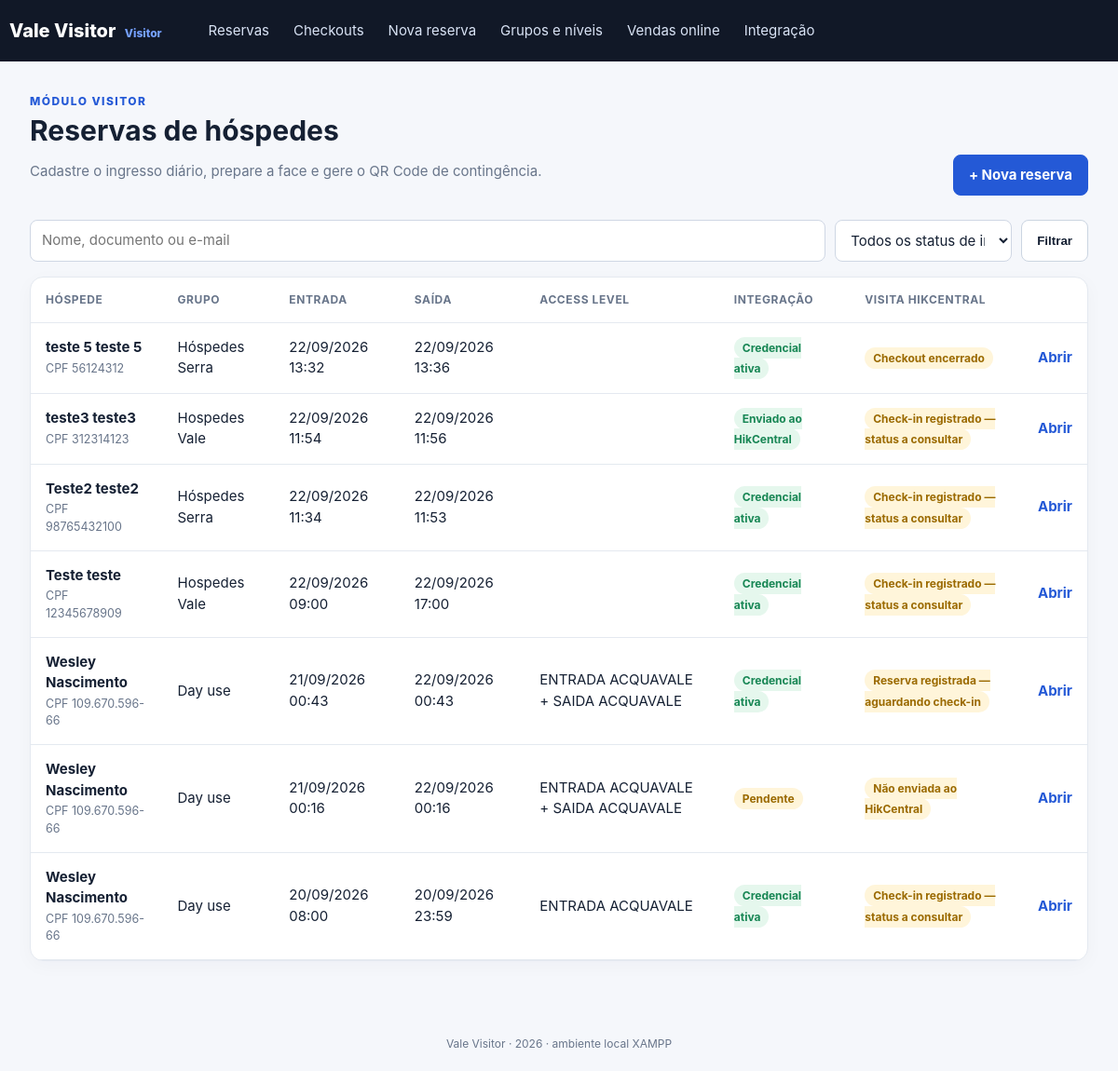
The page / on the database its author committed.
### tables this page shows
CREATE TABLE IF NOT EXISTS reservations (
    id BIGINT UNSIGNED AUTO_INCREMENT PRIMARY KEY,
    first_name VARCHAR(120) NOT NULL,
    last_name VARCHAR(120) NOT NULL,
    email VARCHAR(190) NULL,
    phone VARCHAR(40) NULL,
    group_id INT UNSIGNED NULL,
    access_level_id INT UNSIGNED NULL,
    entry_at DATETIME NOT NULL,
    exit_at DATETIME NOT NULL,
    document_type ENUM('CPF','RG','CNH','OUTRO') NULL,
    document_number VARCHAR(80) NULL,
    gender ENUM('F','M','N') NULL,
    photo_path VARCHAR(255) NULL,
    qr_token CHAR(48) NOT NULL UNIQUE,
    qr_payload VARCHAR(255) NOT NULL,
    status ENUM('PENDING','SENT','ACTIVE','ERROR','CANCELLED') NOT NULL DEFAULT 'PENDING',
    visitor_flow_status ENUM('REGISTERED','CHECKED_IN') NOT NULL DEFAULT 'REGISTERED',
    hcp_reference VARCHAR(190) NULL,
    hcp_visitor_id VARCHAR(190) NULL,
    hcp_appoint_code VARCHAR(190) NULL,
    hcp_qr_image_path VARCHAR(255) NULL,
    hcp_last_error TEXT NULL,
    hcp_registration_id VARCHAR(190) NULL,
    hcp_assigned_level_id VARCHAR(190) NULL,
    hcp_delivery_state VARCHAR(24) NULL,
    hcp_delivery_report LONGTEXT NULL,
    hcp_delivery_verified_at DATETIME NULL,
    hcp_checkout_state VARCHAR(24) NULL,
    hcp_checkout_report LONGTEXT NULL,
    hcp_checkout_at DATETIME NULL,
    hcp_visit_state VARCHAR(32) NULL,
    hcp_visit_status_checked_at DATETIME NULL,
    source_system VARCHAR(60) NULL,
    source_order_code VARCHAR(64) NULL,
    source_ticket_code VARCHAR(64) NULL,
    created_at TIMESTAMP NOT NULL DEFAULT CURRENT_TIMESTAMP,
    updated_at TIMESTAMP NOT NULL DEFAULT CURRENT_TIMESTAMP ON UPDATE CURRENT_TIMESTAMP,
    CONSTRAINT fk_res_group FOREIGN KEY (group_id) REFERENCES guest_groups(id) ON DELETE SET NULL,
    CONSTRAINT fk_res_access FOREIGN KEY (access_level_id) REFERENCES access_levels(id) ON DELETE SET NULL,
    INDEX idx_res_dates (entry_at, exit_at),
    INDEX idx_res_status (status),
    INDEX idx_res_name (last_name, first_name),
    UNIQUE KEY uq_res_source_ticket (source_system, source_ticket_code)
);

CREATE TABLE IF NOT EXISTS guest_groups (
    id INT UNSIGNED AUTO_INCREMENT PRIMARY KEY,
    name VARCHAR(120) NOT NULL UNIQUE,
    active TINYINT(1) NOT NULL DEFAULT 1,
    created_at TIMESTAMP NOT NULL DEFAULT CURRENT_TIMESTAMP
);

### bootstrap.php (called while the page is built, shortened)
<?php
function db(): PDO {
    $pdo = new PDO(
        'mysql:host=' . DB_HOST . ';port=' . DB_PORT . ';dbname=' . DB_NAME . ';charset=utf8mb4',
        DB_USER,
        DB_PASS,
        [PDO::ATTR_ERRMODE => PDO::ERRMODE_EXCEPTION, PDO::ATTR_DEFAULT_FETCH_MODE => PDO::FETCH_ASSOC]
    );
    return $pdo;
}
function e(?string $value): string { return htmlspecialchars($value ?? '', ENT_QUOTES | ENT_SUBSTITUTE, 'UTF-8'); }
function status_label(string $status): string { return ['PENDING'=>'Pendente','SENT'=>'Enviado ao HikCentral','ACTIVE'=>'Credencial ativa','ERROR'=>'Erro na integração','CANCELLED'=>'Cancelado'][$status] ?? $status; }
function status_class(string $status): string { return strtolower($status); }
function visitor_state_label(?string $state, array $reservation = []): string {
    if (in_array($reservation['hcp_checkout_state'] ?? '', ['checked_out','already_closed'], true)) return 'Checkout encerrado';
    if (!empty($reservation['hcp_registration_id'])) return 'Check-in registrado — status a consultar';
    if (!empty($reservation['hcp_reference'])) return 'Reserva registrada — aguardando check-in';
    if (($reservation['status'] ?? '') === 'PENDING') return 'Não enviada ao HikCentral';
    return 'Status HikCentral não consultado';
}
function visitor_state_class(?string $state): string {
    return match ($state) {
        'checked_in','overdue'=>'active',
        'checked_out','auto_checked_out','self_checked_out','visited'=>'success',
        'reservation_failed'=>'error',
        default=>'pending',
    };
}

### index.php (the view, shortened to what this page needs)
<?php
require_once __DIR__ . '/bootstrap.php';
$q = trim($_GET['q'] ?? '');
$sql = 'SELECT r.*, g.name AS group_name, COALESCE((SELECT GROUP_CONCAT(al.name ORDER BY al.name SEPARATOR " + ") FROM reservation_access_levels ral JOIN access_levels al ON al.id=ral.access_level_id WHERE ral.reservation_id=r.id), a.name) AS access_name FROM reservations r LEFT JOIN guest_groups g ON g.id=r.group_id LEFT JOIN access_levels a ON a.id=r.access_level_id WHERE 1=1';
$args = [];
$sql .= ' ORDER BY r.entry_at DESC, r.id DESC LIMIT 200';
$stmt = db()->prepare($sql); $stmt->execute($args); $rows = $stmt->fetchAll();
include __DIR__ . '/header.php';
?>
<section class="hero"><div><p class="eyebrow">Módulo Visitor</p><h1>Reservas de hóspedes</h1><p class="muted">Cadastre o ingresso diário, prepare a face e gere o QR Code de contingência.</p></div><a class="button primary" href="new.php">+ Nova reserva</a></section>
<form class="filters" method="get"><input name="q" value="<?= e($q) ?>" placeholder="Nome, documento ou e-mail"><select name="status"><option value="">Todos os status de integração</option></select><button class="button">Filtrar</button></form>
<div class="card table-wrap"><table><thead><tr><th>Hóspede</th><th>Grupo</th><th>Entrada</th><th>Saída</th><th>Access level</th><th>Integração</th><th>Visita HikCentral</th><th></th></tr></thead><tbody>
<?php foreach($rows as $r): ?><tr><td><strong><?= e($r['first_name'].' '.$r['last_name']) ?></strong><small><?= e(trim(($r['document_type'] ?? '').' '.($r['document_number'] ?? ''))) ?></small></td><td><?= e($r['group_name']) ?></td><td><?= e(date('d/m/Y H:i', strtotime($r['entry_at']))) ?></td><td><?= e(date('d/m/Y H:i', strtotime($r['exit_at']))) ?></td><td><?= e($r['access_name']) ?></td><td><span class="status <?= status_class($r['status']) ?>"><?= e(status_label($r['status'])) ?></span></td><td><span class="status <?= visitor_state_class($r['hcp_visit_state'] ?? null) ?>"><?= e(visitor_state_label($r['hcp_visit_state'] ?? null, $r)) ?></span><?= !empty($r['hcp_visit_status_checked_at']) ? '<small>Consultado em ' . e(date('d/m/Y H:i', strtotime($r['hcp_visit_status_checked_at']))) . '</small>' : '' ?></td><td><a class="link" href="view.php?id=<?= (int)$r['id'] ?>">Abrir</a></td></tr><?php endforeach; ?>
</tbody></table></div>
<?php include __DIR__ . '/footer.php'; ?>

### assets/app.css (style rules this page uses)
:root { --ink:#152033;--muted:#68758a;--line:#e4e9f0;--bg:#f5f7fb;--blue:#2459d6;--red:#dc4552;--green:#178654;--yellow:#9b6a00 }
* { box-sizing:border-box }
body { margin:0;background:var(--bg);color:var(--ink);font:15px/1.5 Inter,Segoe UI,Arial,sans-serif }
.hero { display:flex;align-items:end;justify-content:space-between;gap:20px;margin-bottom:26px }
.eyebrow { color:var(--blue);font-size:12px;font-weight:800;letter-spacing:.12em;text-transform:uppercase;margin:0 0 5px }
.hero h1 { font-size:30px;line-height:1.15;margin:0 0 8px }
.muted { color:var(--muted) }
.card { background:#fff;border:1px solid var(--line);border-radius:14px;box-shadow:0 5px 20px #1a2c4d08;padding:24px }
.filters { display:flex;gap:10px;margin-bottom:16px }
.filters input { flex:1 }
.filters select { width:190px }
input,select { border:1px solid #cfd7e4;border-radius:8px;background:#fff;color:var(--ink);font:inherit;padding:10px 12px;width:100% }
.button { display:inline-flex;align-items:center;justify-content:center;border:1px solid #cbd5e1;background:#fff;border-radius:8px;color:var(--ink);font-weight:700;padding:10px 16px;text-decoration:none;cursor:pointer }
.button.primary { background:var(--blue);color:#fff;border-color:var(--blue) }
.table-wrap { padding:0;overflow:auto }
table { border-collapse:collapse;width:100%;min-width:800px }
th,td { text-align:left;padding:15px 16px;border-bottom:1px solid var(--line);vertical-align:middle }
th { color:var(--muted);font-size:12px;text-transform:uppercase;letter-spacing:.05em }
td small { display:block;color:var(--muted);margin-top:2px }
.link { color:var(--blue);font-weight:700;text-decoration:none }
.status { font-weight:750;font-size:12px;border-radius:20px;padding:4px 9px;background:#edf0f5;color:#5b6472 }
.status.active,.status.sent,.status.success { background:#e5f7ed;color:var(--green) }
.status.pending { background:#fff5da;color:var(--yellow) }

### rows shown on the page
reservations: first_name+last_name "teste 5 teste 5", document_type+document_number "CPF 56124312", group.name "Hóspedes Serra", entry_at "22/09/2026 13:32", exit_at "22/09/2026 13:36", status "Credencial ativa", visitor_state_label($r['hcp_visit_state'] ?? null, $r) "Checkout encerrado"
reservations: first_name+last_name "teste3 teste3", document_type+document_number "CPF 312314123", group.name "Hospedes Vale", entry_at "22/09/2026 11:54", exit_at "22/09/2026 11:56", status "Enviado ao HikCentral", visitor_state_label($r['hcp_visit_state'] ?? null, $r) "Check-in registrado — status a consultar"
reservations: first_name+last_name "Teste2 teste2", document_type+document_number "CPF 98765432100", group.name "Hóspedes Serra", entry_at "22/09/2026 11:34", exit_at "22/09/2026 11:53", status "Credencial ativa", visitor_state_label($r['hcp_visit_state'] ?? null, $r) "Check-in registrado — status a consultar"
reservations: first_name+last_name "Teste teste", document_type+document_number "CPF 12345678909", group.name "Hospedes Vale", entry_at "22/09/2026 09:00", exit_at "22/09/2026 17:00", status "Credencial ativa", visitor_state_label($r['hcp_visit_state'] ?? null, $r) "Check-in registrado — status a consultar"
reservations: first_name+last_name "Wesley Nascimento", document_type+document_number "CPF 109.670.596-66", group.name "Day use", entry_at "21/09/2026 00:43", exit_at "22/09/2026 00:43", access_name "ENTRADA ACQUAVALE + SAIDA ACQUAVALE", status "Credencial ativa", visitor_state_label($r['hcp_visit_state'] ?? null, $r) "Reserva registrada — aguardando check-in"
reservations: first_name+last_name "Wesley Nascimento", document_type+document_number "CPF 109.670.596-66", group.name "Day use", entry_at "21/09/2026 00:16", exit_at "22/09/2026 00:16", access_name "ENTRADA ACQUAVALE + SAIDA ACQUAVALE", status "Pendente", visitor_state_label($r['hcp_visit_state'] ?? null, $r) "Não enviada ao HikCentral"
reservations: first_name+last_name "Wesley Nascimento", document_type+document_number "CPF 109.670.596-66", group.name "Day use", entry_at "20/09/2026 08:00", exit_at "20/09/2026 23:59", access_name "ENTRADA ACQUAVALE", status "Credencial ativa", visitor_state_label($r['hcp_visit_state'] ?? null, $r) "Check-in registrado — status a consultar"
